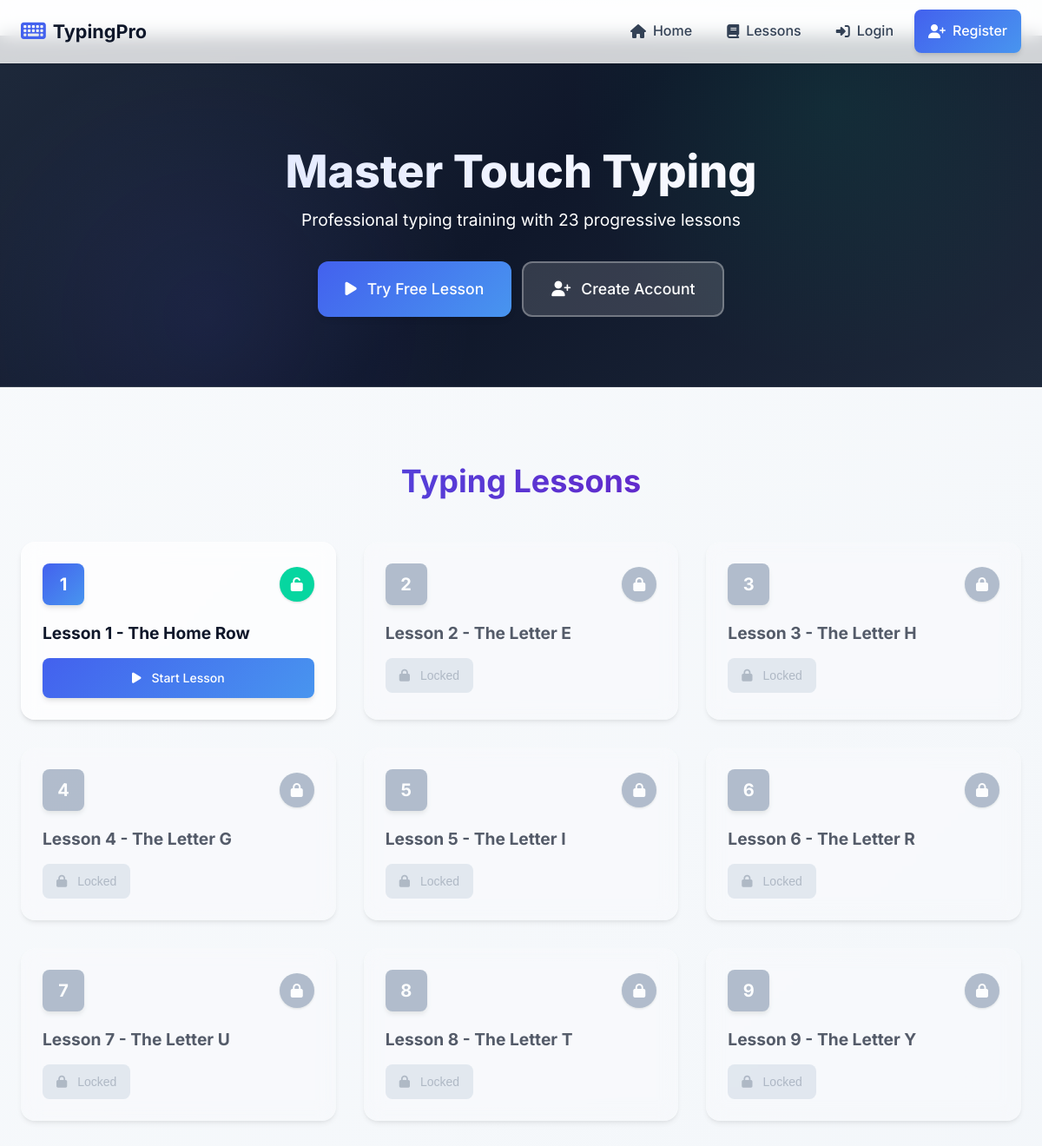
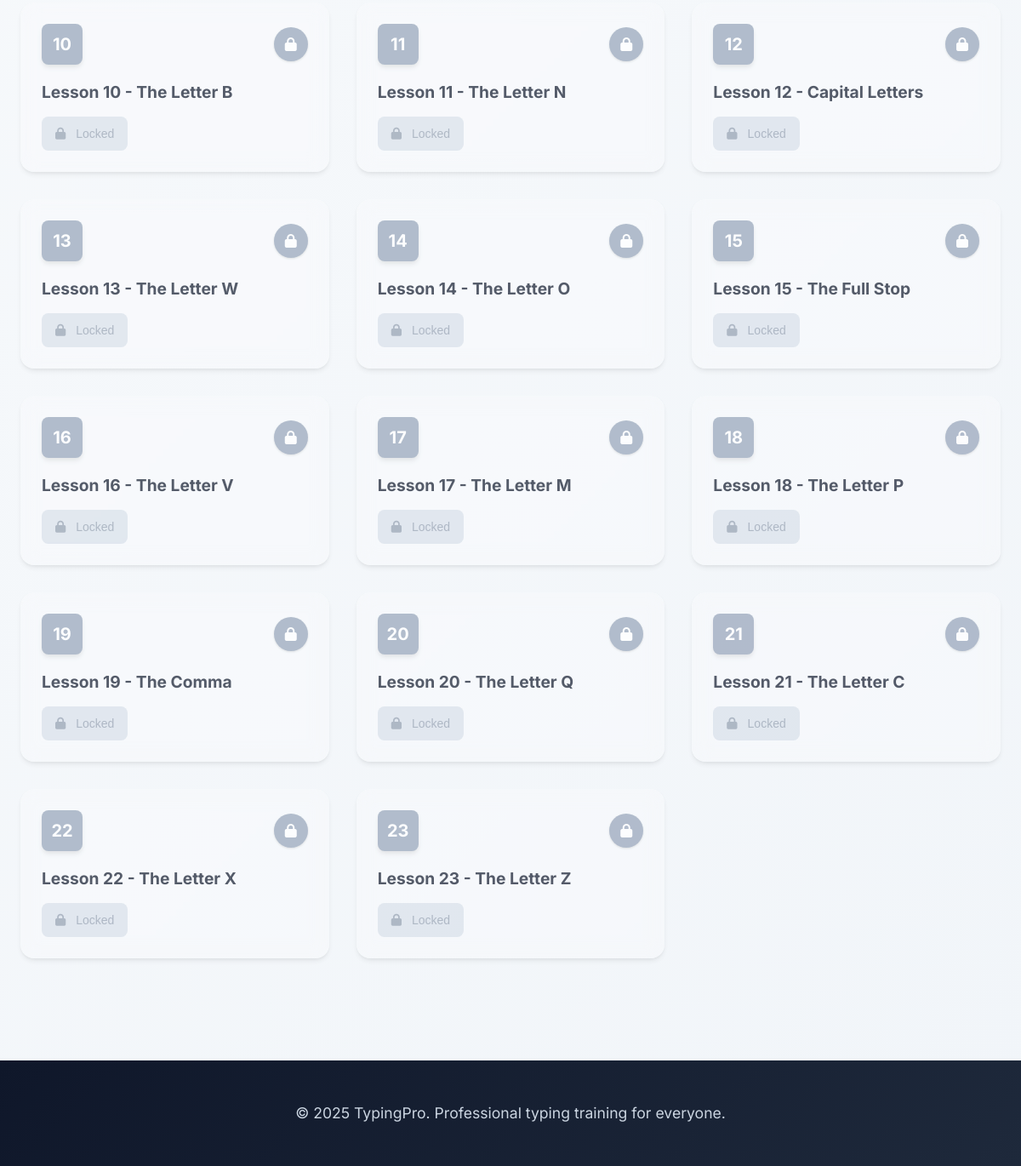
The page /lessons on the database its author committed (2 pictures, top to bottom).
### models.py (models this page shows)
class Lesson(db.Model):
    id = db.Column(db.Integer, primary_key=True)
    number = db.Column(db.Integer, unique=True, nullable=False)
    content = db.Column(db.Text, nullable=False)
    title = db.Column(db.String(100), default="Lesson")
    difficulty = db.Column(db.String(20), default="beginner")
    focus_keys = db.Column(db.String(100))  # Keys this lesson focuses on

### app.py (the view, shortened to what this page needs)
@app.route('/index')
@app.route('/lessons')
def index():
    lessons = Lesson.query.order_by(Lesson.number).all()
    user_progress = {}
    unlocked_lessons = [1]  # First lesson is always unlocked
    return render_template('index.html', lessons=lessons, user_progress=user_progress, unlocked_lessons=unlocked_lessons)

### templates/index.html (shortened to what this page needs)
{% extends "base.html" %}
{% block content %}
<div class="hero-section">
    <div class="hero-content">
        <h1 class="hero-title">Master Touch Typing</h1>
        <p class="hero-subtitle">Professional typing training with 23 progressive lessons</p>
        {% if not current_user.is_authenticated %}
            <div class="hero-actions">
                <a href="{{ url_for('practice', lesson_id=1) }}" class="btn btn-primary btn-large">
                    <i class="fas fa-play"></i>
                    Try Free Lesson
                </a>
                <a href="{{ url_for('register') }}" class="btn btn-outline btn-large">
                    <i class="fas fa-user-plus"></i>
                    Create Account
                </a>
            </div>
        {% endif %}
    </div>
</div>
<div class="lessons-section">
    <div class="section-header">
        <h2>Typing Lessons</h2>
    </div>
    <div class="lessons-grid">
        {% for lesson in lessons %}
            <div class="lesson-card {% if lesson.number in unlocked_lessons %}unlocked{% else %}locked{% endif %}">
                <div class="lesson-header">
                    <div class="lesson-number">{{ lesson.number }}</div>
                    {% if lesson.number in unlocked_lessons %}
                        <div class="lesson-status unlocked">
                            <i class="fas fa-unlock"></i>
                        </div>
                    {% else %}
                        <div class="lesson-status locked">
                            <i class="fas fa-lock"></i>
                        </div>
                    {% endif %}
                </div>
                <div class="lesson-content">
                    <h3 class="lesson-title">{{ lesson.title }}</h3>
                </div>
                <div class="lesson-actions">
                    {% if lesson.number in unlocked_lessons %}
                        <a href="{{ url_for('practice', lesson_id=lesson.id) }}" class="btn btn-primary">
                            {% if current_user.is_authenticated and lesson.id in user_progress %}
                                <i class="fas fa-redo"></i>
                                Practice Again
                            {% else %}
                                <i class="fas fa-play"></i>
                                Start Lesson
                            {% endif %}
                        </a>
                    {% else %}
                        <button class="btn btn-disabled" disabled>
                            <i class="fas fa-lock"></i>
                            Locked
                        </button>
                    {% endif %}
                </div>
            </div>
        {% endfor %}
    </div>
</div>
{% endblock %}

### templates/base.html (shortened to what this page needs)
<!DOCTYPE html>
<html lang="en">
<head>
    <link rel="stylesheet" href="https://cdnjs.cloudflare.com/ajax/libs/font-awesome/6.4.0/css/all.min.css">
    <link rel="stylesheet" href="{{ url_for('static', filename='css/style.css') }}">
</head>
<body>
    <nav class="navbar">
        <div class="nav-container">
            <div class="nav-brand">
                <a href="{{ url_for('index') }}">
                    <i class="fas fa-keyboard"></i>
                    <span>TypingPro</span>
                </a>
            </div>
            <div class="nav-menu">
                <a href="{{ url_for('home') }}" class="nav-link">
                        <i class="fas fa-home"></i>
                        <span>Home</span>
                    </a>
                    <a href="{{ url_for('index') }}" class="nav-link">
                        <i class="fas fa-book"></i>
                        <span>Lessons</span>
                    </a>
                {% if current_user.is_authenticated %}
                    <a href="{{ url_for('progress') }}" class="nav-link">
                        <i class="fas fa-chart-line"></i>
                        <span>Progress</span>
                    </a>
                    <div class="nav-dropdown">
                        <button class="nav-dropdown-btn">
                            <i class="fas fa-user-circle"></i>
                            <span>{{ current_user.first_name }}</span>
                            <i class="fas fa-chevron-down"></i>
                        </button>
                        <div class="nav-dropdown-content">
                            <a href="{{ url_for('logout') }}">
                                <i class="fas fa-sign-out-alt"></i>
                                Logout
                            </a>
                        </div>
                    </div>
                {% else %}
                    <a href="{{ url_for('login') }}" class="nav-link">
                        <i class="fas fa-sign-in-alt"></i>
                        <span>Login</span>
                    </a>
                    <a href="{{ url_for('register') }}" class="nav-link nav-link-primary">
                        <i class="fas fa-user-plus"></i>
                        <span>Register</span>
                    </a>
                {% endif %}
            </div>
        </div>
    </nav>
    <main class="main-content">
        {% block content %}{% endblock %}
    </main>
    <footer class="footer">
        <div class="footer-container">
            <div class="footer-content">
                <p>&copy; 2025 TypingPro. Professional typing training for everyone.</p>
            </div>
        </div>
    </footer>
</body>
</html>

### rows shown on the page
Lesson: number "1", title "Lesson 1 - The Home Row", shows "Start Lesson"
Lesson: number "2", title "Lesson 2 - The Letter E", shows "Locked"
Lesson: number "3", title "Lesson 3 - The Letter H", shows "Locked"
Lesson: number "4", title "Lesson 4 - The Letter G", shows "Locked"
Lesson: number "5", title "Lesson 5 - The Letter I", shows "Locked"
Lesson: number "6", title "Lesson 6 - The Letter R", shows "Locked"
Lesson: number "7", title "Lesson 7 - The Letter U", shows "Locked"
Lesson: number "8", title "Lesson 8 - The Letter T", shows "Locked"
Lesson: number "9", title "Lesson 9 - The Letter Y", shows "Locked"
Lesson: number "10", title "Lesson 10 - The Letter B", shows "Locked"
Lesson: number "11", title "Lesson 11 - The Letter N", shows "Locked"
Lesson: number "12", title "Lesson 12 - Capital Letters", shows "Locked"
Lesson: number "13", title "Lesson 13 - The Letter W", shows "Locked"
Lesson: number "14", title "Lesson 14 - The Letter O", shows "Locked"
Lesson: number "15", title "Lesson 15 - The Full Stop", shows "Locked"
Lesson: number "16", title "Lesson 16 - The Letter V", shows "Locked"
Lesson: number "17", title "Lesson 17 - The Letter M", shows "Locked"
Lesson: number "18", title "Lesson 18 - The Letter P", shows "Locked"
Lesson: number "19", title "Lesson 19 - The Comma", shows "Locked"
Lesson: number "20", title "Lesson 20 - The Letter Q", shows "Locked"
Lesson: number "21", title "Lesson 21 - The Letter C", shows "Locked"
Lesson: number "22", title "Lesson 22 - The Letter X", shows "Locked"
Lesson: number "23", title "Lesson 23 - The Letter Z", shows "Locked"
